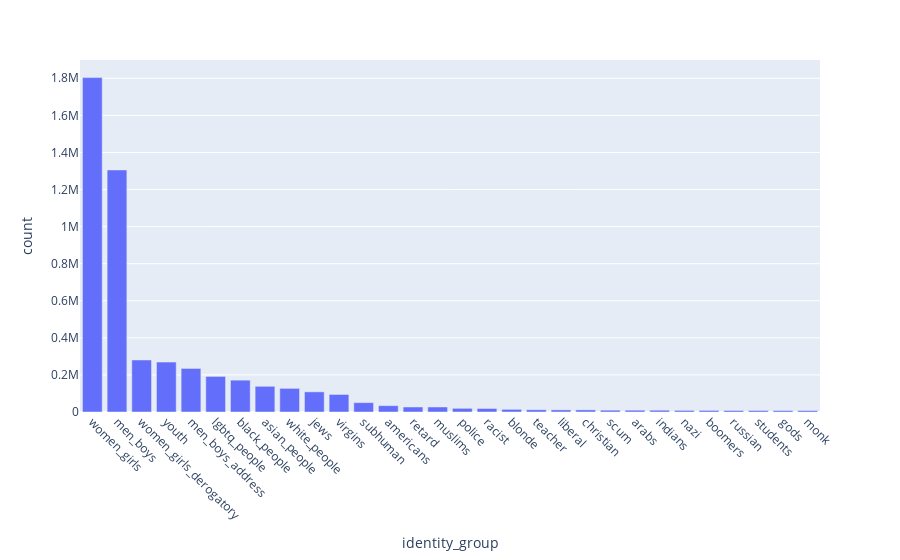

Here is the notebook cell this chart was saved with:
### Markdown cell above
## Group identity terms

### Code cell
import json

identity_groups_fpath = '../resources/identity_groups.json'
with open(identity_groups_fpath, 'r') as f:
    identity_groups = json.load(f)
print(len(identity_groups))

exp['identity_group'] = exp.netmapper_identity_matches.map(lambda x: identity_groups.get(x, x))
exploded = exp.explode('identity_group') # Count intersectional mentions as a mention in each of their categories
gp_freq = exploded.identity_group.value_counts().to_frame(name='count').reset_index(names='identity_group')
gp_freq.head(30)

import plotly.express as px
pd.options.plotting.backend = 'plotly'

# fig = px.bar(gp_freq.head(50), x='term', y='count')
fig = px.bar(gp_freq.head(30), x='identity_group', y='count')
fig.update_xaxes(tickangle=45)

### Figure 1 — Plotly figure (JSON) as saved in the notebook; plotly's stock layout.template omitted (floating-point values rounded to 4 significant figures)
{"data": [{"alignmentgroup": "True", "hovertemplate": "identity_group=%{x}<br>count=%{y}<extra></extra>", "legendgroup": "", "marker": {"color": "#636efa", "pattern": {"shape": ""}}, "name": "", "offsetgroup": "", "orientation": "v", "showlegend": false, "textposition": "auto", "type": "bar", "x": ["women_girls", "men_boys", "women_girls_derogatory", "youth", "men_boys_address", "lgbtq_people", "black_people", "asian_people", "white_people", "jews", "virgins", "subhuman", "americans", "retard", "muslims", "police", "racist", "blonde", "teacher", "liberal", "christian", "scum", "arabs", "indians", "nazi", "boomers", "russian", "students", "gods", "monk"], "xaxis": "x", "y": [1803730, 1305562, 280710, 269235, 234978, 191987, 171852, 138660, 127531, 108706, 94669, 50540, 34126, 27090, 27076, 19763, 18907, 14381, 12080, 11432, 11363, 10003, 9806, 9747, 8790, 8689, 8363, 8311, 8102, 8020], "yaxis": "y"}], "layout": {"autosize": true, "barmode": "relative", "legend": {"tracegroupgap": 0}, "margin": {"t": 60}, "xaxis": {"anchor": "y", "autorange": true, "domain": [0, 1], "range": [-0.5, 29.5], "tickangle": 45, "title": {"text": "identity_group"}, "type": "category"}, "yaxis": {"anchor": "x", "autorange": true, "domain": [0, 1], "range": [0, 1899000.0], "title": {"text": "count"}, "type": "linear"}}}
